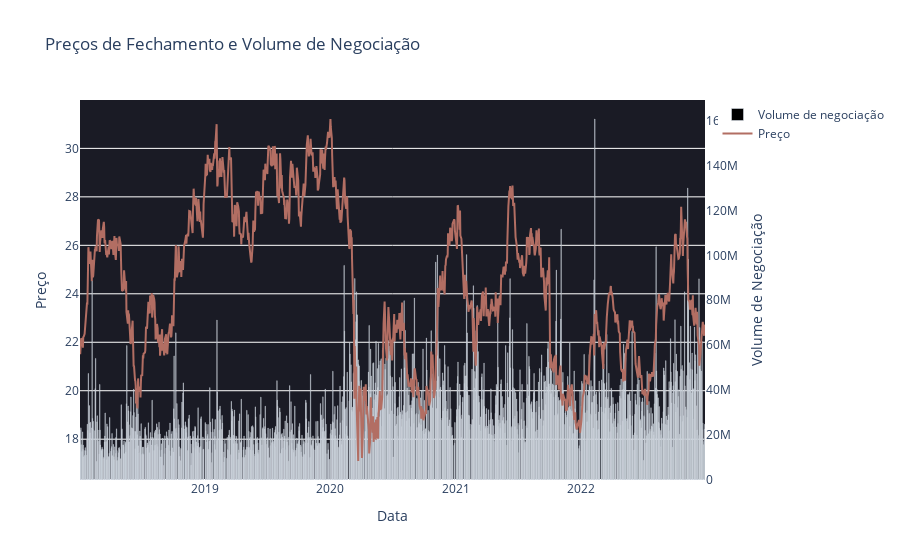

The notebook cell this image was saved under:
### Code cell
# Obtem a série temporal dos preços de fechamento do ticker em questão.
ticker1_closing_prices_serie = ticker1_data['Adj Close']
# Obtem a série temporal do volume diário de negociação do ticker em questão.
ticker1_volume_serie = ticker1_data['Volume']

# Plota o gráfico dos (Preços de Fechamento x Volume de Negociação) para o ticker em questão.
plot_close_prices_with_volume(ticker1_closing_prices_serie,ticker1_volume_serie)

### Figure 1 — Plotly figure (JSON) as saved in the notebook; plotly's stock layout.template omitted (floating-point values rounded to 4 significant figures; data arrays with more than 128 entries replaced by an {"elided": "..."} marker saying what was removed)
{"data": [{"marker": {"color": "black"}, "name": "Volume de negociação", "type": "bar", "x": {"elided": "1239 str values"}, "y": {"elided": "1239 int values"}, "yaxis": "y2"}, {"line": {"color": "#B26E63"}, "mode": "lines", "name": "Preço", "type": "scatter", "x": {"elided": "1239 str values"}, "y": {"elided": "1239 float values"}, "yaxis": "y"}], "layout": {"paper_bgcolor": "white", "plot_bgcolor": "#1A1B25", "title": {"text": "Preços de Fechamento e Volume de Negociação"}, "xaxis": {"title": {"text": "Data"}}, "yaxis": {"overlaying": "y2", "title": {"text": "Preço"}}, "yaxis2": {"showgrid": false, "side": "right", "title": {"text": "Volume de Negociação"}}}}
